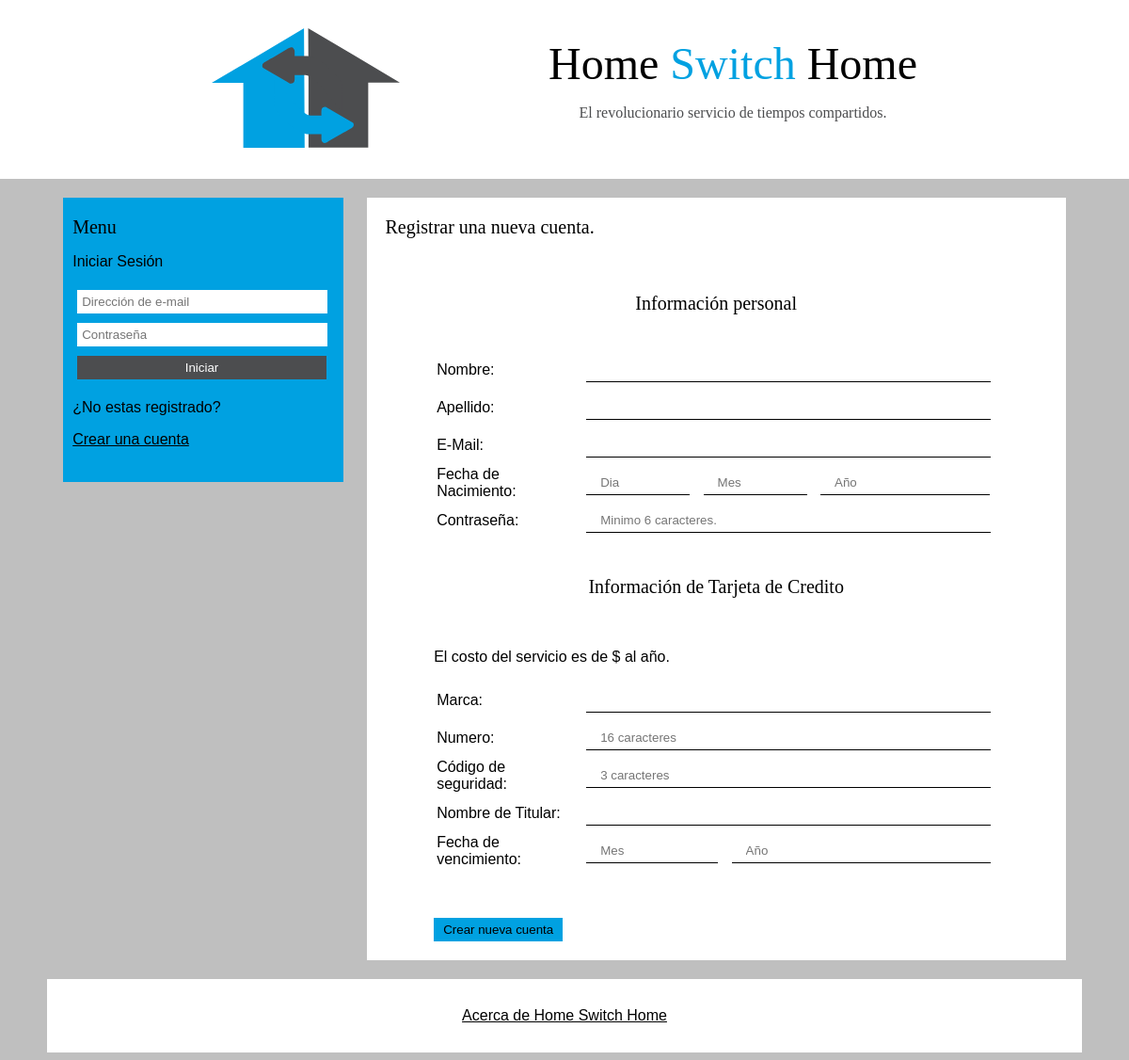
/registro.php, run on an earlier commit of the app's database.
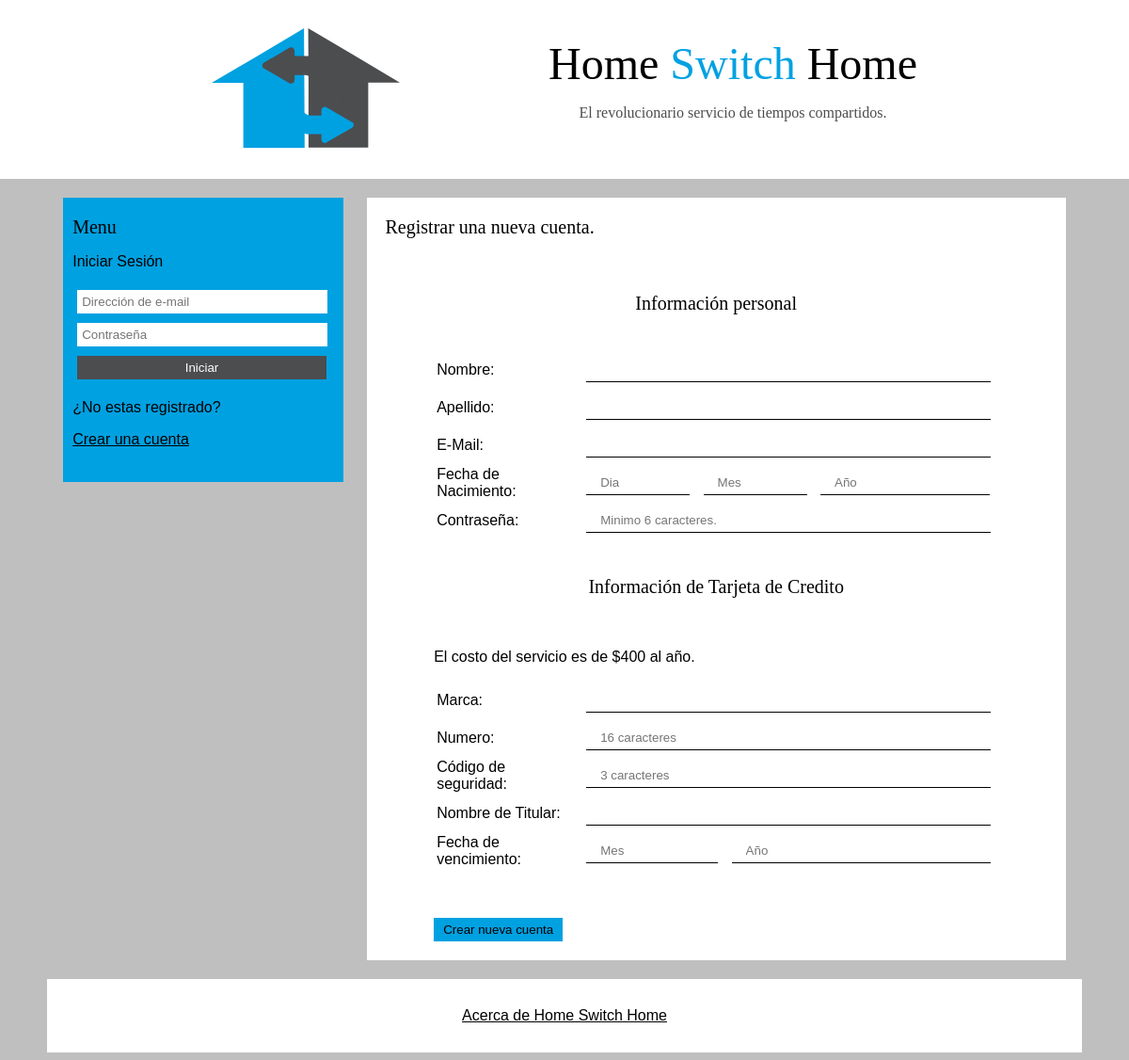
And on a later commit of the database.
### tables this page shows
CREATE TABLE `variables` (
  `id` int(4) NOT NULL,
  `nombre` varchar(32) NOT NULL DEFAULT '',
  `valor` int(4) NOT NULL DEFAULT '500'
);

### componentes/funciones-usuarios.php (called while the page is built, shortened)
<?php
class sesion{
	function estaLogeado($con) {
		if(isset($_SESSION['id'])){
			$sql = mysqli_query($con, "SELECT tokens_upd FROM usuarios WHERE id=".$_SESSION['id']);
			$chequeo = mysqli_fetch_array($sql);
			if (strtotime($chequeo['tokens_upd']) < time()) {
				$tokens_upd_fecha = time();
				$tokens_upd_fecha = strtotime("+1 year", $tokens_upd_fecha);
				$tokens_upd_db = date("Y", $tokens_upd_fecha)."-".date("m", $tokens_upd_fecha)."-".date("d", $tokens_upd_fecha);
				mysqli_query($con, "UPDATE usuarios SET `tokens`='2', `tokens_upd`='".$tokens_upd_db."'");
			}
			return true;
		} else {
			return false;
		}
	}
}
?>

### registro.php (the view, shortened to what this page needs)
<?php
	include('componentes/funciones-usuarios.php');
	$con = conectar();
	$sesion = new sesion;
	$logeado = $sesion->estaLogeado($con);
?>
<!DOCTYPE html>
<html>
<head>
	<link rel="stylesheet" type="text/css" href="estilo.css">
</head>
<body>
	<div class="cabezera">
		<?php include('modulos/cabezera.php') ?>
	</div>
	<div class="contenedor">
		<div class="sidebar">
			<?php include('modulos/sidebar.php') ?>
		</div>
		<div class="pagina">
			<span id="subtitulo">Registrar una nueva cuenta.</span>
			<form class="formulario" method="post" action="realizarRegistro.php" onsubmit="return validarRegistro()">
				<span>&nbsp;</span>
				<center><p id="subtitulo">Información personal</p></center>
				<span>&nbsp;</span>
				<table>
					<tr>
						<td style="width: 200px;">
							<span>Nombre:</span>
						</td>
						<td>
							<input maxlength="32" name="nom" class="campo-formulario" id="nom">
						</td>
					</tr>
					<tr>
						<td style="width: 200px;">
							<span>Apellido:</span>
						</td>
						<td>
							<input maxlength="64" name="ape" class="campo-formulario" id="ape">
						</td>
					</tr>
					<tr>
						<td style="width: 200px;">
							<span>E-Mail:</span></td>
						<td>
							<input maxlength="64" name="email" class="campo-formulario" id="email">
						</td>
					</tr>
					<tr>
						<td style="width: 200px;">
							<span>Fecha de Nacimiento:</span></td>
						<td>
							<input maxlenght="2" placeholder="Dia" style="width: 80px;" name="nac_dia" type="number" class="campo-formulario" id="nac_dia">
							<input maxlenght="2" placeholder="Mes" style="width: 80px;" name="nac_mes" type="number" class="campo-formulario" id="nac_mes">
							<input maxlenght="4" placeholder="Año" style="width: 150px;" name="nac_anno" type="number" class="campo-formulario" id="nac_anno">
						</td>
					</tr>
					<tr>
						<td style="width: 200px;">
							<span>Contraseña:</span></td>
						<td>
							<input name="clv" type="password" class="campo-formulario" placeholder="Minimo 6 caracteres." id="clv">
						</td>
					</tr>
				</table>
				<span>&nbsp;</span>
				<center><p id="subtitulo">Información de Tarjeta de Credito</p></center>
				<span>&nbsp;</span>
				<p>
					<?php
						$sql = mysqli_query($con, "SELECT valor FROM variables WHERE `nombre`='normal'");
						$arregloSql = mysqli_fetch_array($sql);
						echo 'El costo del servicio es de $'.$arregloSql['valor'].' al año.';
					?>
				</p>
				<table>
					<tr>
						<td style="width: 200px;">
							<span>Marca:</span>
						</td>
						<td>
							<input maxlenght="16" name="cc_marca" class="campo-formulario" id="cc_marca">
						</td>
					</tr>
					<tr>
						<td style="width: 200px;">
							<span>Numero:</span>
						</td>
						<td>
							<input type="number" maxlenght="16" placeholder="16 caracteres" name="cc_num" class="campo-formulario" id="cc_num">
						</td>
					</tr>
					<tr>
						<td style="width: 200px;">
							<span>Código de seguridad:</span>
						</td>
						<td>
							<input type="number" maxlenght="16" placeholder="3 caracteres" name="cc_seg" class="campo-formulario" id="cc_seg">
						</td>
					</tr>
					<tr>
						<td style="width: 200px;">
							<span>Nombre de Titular:</span>
						</td>
						<td>
							<input maxlenght="16" name="cc_titular" class="campo-formulario" id="cc_titular">
						</td>
					</tr>
					<tr>
						<td style="width: 200px;">
							<span>Fecha de vencimiento:</span>
						</td>
						<td>
							<input maxlenght="2" placeholder="Mes" style="width: 110px;" name="cc_venc_mes" type="number" class="campo-formulario" id="cc_venc_mes">
							<input maxlenght="4" placeholder="Año" style="width: 245px;" name="cc_venc_anno" type="number" class="campo-formulario" id="cc_venc_anno">
						</td>
					</tr>
				</table>
				<p>&nbsp;</p>
				<input class="boton" type="submit" value="Crear nueva cuenta">
			</form>
		</div>
	</div>
	<div class="footer">
		<?php include('modulos/footer.php') ?>
	</div>
</body>
</html>

### modulos/cabezera.php (shortened to what this page needs)
<div class="limitador" style="width: 750px; margin-top: -10px;">
	<div class="alinear-izquierda">
		<a href="/"><img src="logo/logo.svg" width="200"></a>
	</div>
	<div class="alinear-derecha" style="margin-top: 10px;">
		<a href="/" style="text-decoration: none;"><span class="titulo">Home <span class="color-hsh">Switch</span> Home</span></a>
		<p id="menu">El revolucionario servicio de tiempos compartidos.</p>
	</div>
</div>

### modulos/sidebar.php
<span id="subtitulo">
	Menu
</span>
<?php
if ($logeado) {
	if (!isset($datosUsuario)) {
		$datosUsuario = $sesion->obtenerDatosUsuario();
	}
?>
<p>Conectado como:</br><?=$_SESSION['email']?></p>
<p>Creditos restantes: <?php echo $datosUsuario['tokens']?></p>
<p>
	<?php if ($sesion->esAdmin()) {?>
	<a href="admin.php">Panel administrativo.</a></br>&nbsp;</br>
	<?php } ?>
	<?php
		if (!$sesion->esPremium()) {
	?>
		<a href="ser-premium.php">Quiero ser premium</a></br>&nbsp;</br>
	<?php
		}
	?>
	<a href="perfil.php">Mi perfil</a></br>
	<a href="modulos/cerrar-sesion.php">Cerrar sesión</a></br>
</p>
<?php
} else {
?>
<form method="POST" action="modulos/login.php" onsubmit="return validarLogin()">
	<p>Iniciar Sesión</p>
	<input placeholder="Dirección de e-mail" type="text" name="nick" id="nick" class="campo-sidebar">
	<input placeholder="Contraseña" type="password" name="pass" id="pass" class="campo-sidebar">
	<input type="submit" value="Iniciar" class="boton-sidebar">
</form>
<p>¿No estas registrado?</p>
<p><a href="registro.php">Crear una cuenta</a></p>
<?php
}
?>

### modulos/footer.php
<center>
	<a href="#">Acerca de Home Switch Home</a>
</center>

### estilo.css (style rules this page uses)
body { background-color: #BFBFBF; color: black; font-family: Liberation Sans; }
a { color: black; }
.cabezera { z-index: -1; position: absolute; top: 0px; left: 0px; right: 0px; width: 100%; background-color: #FFFFFF; color: #4C4D4F; height: 0px; padding-top: 40px; padding-bottom: 150px; }
.contenedor { width: 90%; max-width: 1100px; min-width: 1000px; margin-top: 210px; margin-left: auto; margin-right: auto; }
.sidebar { float: left; width: 27%; background-color: #00A1E1; padding-left: 10px; padding-top: 20px; padding-bottom: 20px; }
.footer { width: 90%; max-width: 1040px; margin-left: auto; margin-right: auto; padding: 30px; margin-top: 20px; background: white; }
.pagina { float: right; width: 66%; background-color: white; padding-left: 20px; padding-right: 20px; padding-top: 20px; padding-bottom: 20px; }
.limitador { width: 1000px; margin-left: auto; margin-right: auto; }
.alinear-derecha { float: right; }
.alinear-izquierda { float: left; }
.formulario { width: 600px; margin-left: auto; margin-right: auto; margin-top: 20px; }
.color-hsh { color:#00A1E1; }
.titulo { text-align: center; margin-top: 20px; font-size: 3em; font-family: tahoma; }
#subtitulo { font-size: 20px; font-family: tahoma; }
#menu { font-family: tahoma; text-decoration: none; text-align: center; }
.boton { background-color: #00A1E1; padding: 5px; padding-right: 10px; padding-left: 10px; border-width: 0px; }
.campo-formulario { padding: 5px; padding-right: 15px; padding-left: 15px; margin: 5px; border: 0; border-bottom: 1px solid black; width: 400px; }
.campo-sidebar { padding: 5px; margin: 5px; border: 0; background-color: white; width: 89%; }
.boton-sidebar { padding: 5px; margin: 5px; border: 0; background-color: #4C4D4F; width: 92%; color: white; }

What changed in the data, as far as the page shows it:
added variables: valor "400"
